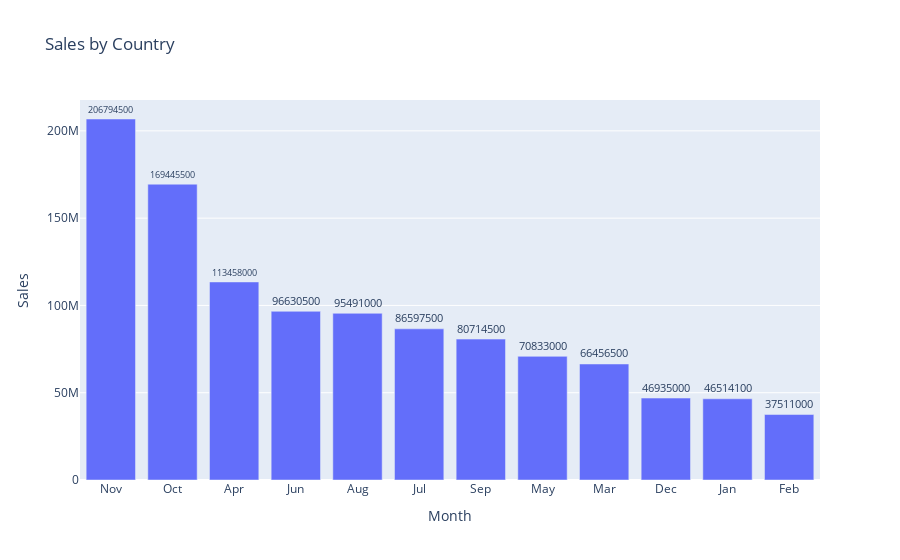

The cell this chart's notebook holds for it:
### Code cell
fig =px.bar(  Salesbycountry , x = "Month" , y = "Sales", title = "Sales by Country" , text = "Sales" , color_continuous_scale = "blues")
fig.update_traces( textposition="outside")
fig.show()

### Figure 1 — Plotly figure (JSON) as saved in the notebook; plotly's stock layout.template omitted (floating-point values rounded to 4 significant figures)
{"data": [{"alignmentgroup": "True", "hovertemplate": "Month=%{x}<br>Sales=%{text}<extra></extra>", "legendgroup": "", "marker": {"color": "#636efa", "pattern": {"shape": ""}}, "name": "", "offsetgroup": "", "orientation": "v", "showlegend": false, "text": [206794500, 169445500, 113458000, 96630500, 95491000, 86597500, 80714500, 70833000, 66456500, 46935000, 46514100, 37511000], "textposition": "outside", "type": "bar", "x": ["Nov", "Oct", "Apr", "Jun", "Aug", "Jul", "Sep", "May", "Mar", "Dec", "Jan", "Feb"], "xaxis": "x", "y": [206794500, 169445500, 113458000, 96630500, 95491000, 86597500, 80714500, 70833000, 66456500, 46935000, 46514100, 37511000], "yaxis": "y"}], "layout": {"barmode": "relative", "legend": {"tracegroupgap": 0}, "title": {"text": "Sales by Country"}, "xaxis": {"anchor": "y", "domain": [0, 1], "title": {"text": "Month"}}, "yaxis": {"anchor": "x", "domain": [0, 1], "title": {"text": "Sales"}}}}
